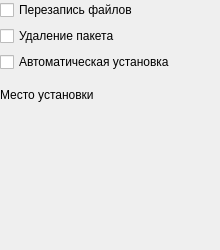
      <widget class="QWidget" name="InstallTabPage">
       <attribute name="title">
        <string>Установка</string>
       </attribute>
       <widget class="QWidget" name="gridLayoutWidget_3">
        <property name="geometry">
         <rect>
          <x>0</x>
          <y>0</y>
          <width>211</width>
          <height>241</height>
         </rect>
        </property>
        <layout class="QGridLayout" name="InstallTabLayout">
         <property name="margin">
          <number>0</number>
         </property>
         <item row="0" column="0">
          <widget class="QCheckBox" name="OverwriteDirsBox">
           <property name="text">
            <string>Перезапись файлов</string>
           </property>
          </widget>
         </item>
         <item row="1" column="0">
          <widget class="QCheckBox" name="RmPackageBox">
           <property name="text">
            <string>Удаление пакета</string>
           </property>
          </widget>
         </item>
         <item row="2" column="0">
          <widget class="QCheckBox" name="AutoInstallBox">
           <property name="text">
            <string>Автоматическая установка</string>
           </property>
          </widget>
         </item>
         <item row="4" column="0">
          <widget class="QLabel" name="InstallMediaLabel">
           <property name="text">
            <string>Место установки</string>
           </property>
          </widget>
         </item>
         <item row="3" column="0">
          <spacer name="verticalSpacer_3">
           <property name="orientation">
            <enum>Qt::Vertical</enum>
           </property>
           <property name="sizeType">
            <enum>QSizePolicy::Fixed</enum>
           </property>
           <property name="sizeHint" stdset="0">
            <size>
             <width>20</width>
             <height>10</height>
            </size>
           </property>
          </spacer>
         </item>
         <item row="5" column="0">
          <spacer name="verticalSpacer_4">
           <property name="orientation">
            <enum>Qt::Vertical</enum>
           </property>
           <property name="sizeHint" stdset="0">
            <size>
             <width>20</width>
             <height>40</height>
            </size>
           </property>
          </spacer>
         </item>
        </layout>
       </widget>
      </widget>
